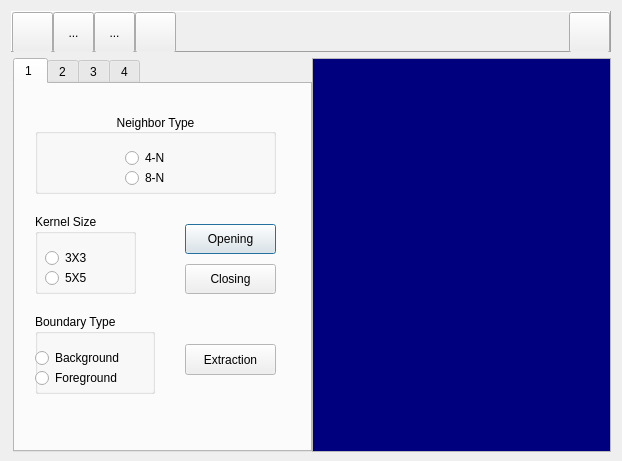
<?xml version="1.0" encoding="UTF-8"?>
<ui version="4.0">
 <class>MainFrame</class>
 <widget class="QDialog" name="MainFrame">
  <property name="geometry">
   <rect>
    <x>0</x>
    <y>0</y>
    <width>622</width>
    <height>461</height>
   </rect>
  </property>
  <property name="sizePolicy">
   <sizepolicy hsizetype="Preferred" vsizetype="Minimum">
    <horstretch>0</horstretch>
    <verstretch>0</verstretch>
   </sizepolicy>
  </property>
  <property name="minimumSize">
   <size>
    <width>0</width>
    <height>461</height>
   </size>
  </property>
  <property name="windowTitle">
   <string>HomeworkCV</string>
  </property>
  <property name="modal">
   <bool>false</bool>
  </property>
  <layout class="QVBoxLayout" name="verticalLayout">
   <item>
    <widget class="QFrame" name="frame">
     <property name="sizePolicy">
      <sizepolicy hsizetype="Preferred" vsizetype="Fixed">
       <horstretch>0</horstretch>
       <verstretch>0</verstretch>
      </sizepolicy>
     </property>
     <property name="minimumSize">
      <size>
       <width>0</width>
       <height>41</height>
      </size>
     </property>
     <property name="maximumSize">
      <size>
       <width>16777215</width>
       <height>41</height>
      </size>
     </property>
     <property name="frameShape">
      <enum>QFrame::Panel</enum>
     </property>
     <property name="frameShadow">
      <enum>QFrame::Raised</enum>
     </property>
     <layout class="QHBoxLayout" name="horizontalLayout_3">
      <property name="spacing">
       <number>0</number>
      </property>
      <property name="leftMargin">
       <number>0</number>
      </property>
      <property name="topMargin">
       <number>0</number>
      </property>
      <property name="rightMargin">
       <number>0</number>
      </property>
      <property name="bottomMargin">
       <number>0</number>
      </property>
      <item>
       <widget class="QToolButton" name="buttonOpen">
        <property name="enabled">
         <bool>true</bool>
        </property>
        <property name="sizePolicy">
         <sizepolicy hsizetype="Minimum" vsizetype="Minimum">
          <horstretch>0</horstretch>
          <verstretch>0</verstretch>
         </sizepolicy>
        </property>
        <property name="minimumSize">
         <size>
          <width>41</width>
          <height>41</height>
         </size>
        </property>
        <property name="maximumSize">
         <size>
          <width>41</width>
          <height>41</height>
         </size>
        </property>
        <property name="toolTip">
         <string>open an image file</string>
        </property>
        <property name="layoutDirection">
         <enum>Qt::LeftToRight</enum>
        </property>
        <property name="autoFillBackground">
         <bool>false</bool>
        </property>
        <property name="text">
         <string/>
        </property>
        <property name="icon">
         <iconset resource="images/mainframe.qrc">
          <normaloff>:/open.png</normaloff>:/open.png</iconset>
        </property>
        <property name="iconSize">
         <size>
          <width>41</width>
          <height>41</height>
         </size>
        </property>
        <property name="checkable">
         <bool>false</bool>
        </property>
        <property name="autoRepeat">
         <bool>false</bool>
        </property>
        <property name="autoExclusive">
         <bool>false</bool>
        </property>
        <property name="popupMode">
         <enum>QToolButton::DelayedPopup</enum>
        </property>
        <property name="toolButtonStyle">
         <enum>Qt::ToolButtonIconOnly</enum>
        </property>
        <property name="autoRaise">
         <bool>false</bool>
        </property>
       </widget>
      </item>
      <item>
       <widget class="QToolButton" name="toolButton_2">
        <property name="sizePolicy">
         <sizepolicy hsizetype="Minimum" vsizetype="Minimum">
          <horstretch>0</horstretch>
          <verstretch>0</verstretch>
         </sizepolicy>
        </property>
        <property name="minimumSize">
         <size>
          <width>41</width>
          <height>41</height>
         </size>
        </property>
        <property name="maximumSize">
         <size>
          <width>41</width>
          <height>41</height>
         </size>
        </property>
        <property name="text">
         <string>...</string>
        </property>
       </widget>
      </item>
      <item>
       <widget class="QToolButton" name="toolButton_3">
        <property name="sizePolicy">
         <sizepolicy hsizetype="Minimum" vsizetype="Minimum">
          <horstretch>0</horstretch>
          <verstretch>0</verstretch>
         </sizepolicy>
        </property>
        <property name="minimumSize">
         <size>
          <width>41</width>
          <height>41</height>
         </size>
        </property>
        <property name="maximumSize">
         <size>
          <width>41</width>
          <height>41</height>
         </size>
        </property>
        <property name="text">
         <string>...</string>
        </property>
       </widget>
      </item>
      <item>
       <widget class="QToolButton" name="buttonDeleteContents">
        <property name="sizePolicy">
         <sizepolicy hsizetype="Minimum" vsizetype="Minimum">
          <horstretch>0</horstretch>
          <verstretch>0</verstretch>
         </sizepolicy>
        </property>
        <property name="minimumSize">
         <size>
          <width>41</width>
          <height>41</height>
         </size>
        </property>
        <property name="maximumSize">
         <size>
          <width>41</width>
          <height>41</height>
         </size>
        </property>
        <property name="toolTip">
         <string>close all forms</string>
        </property>
        <property name="autoFillBackground">
         <bool>false</bool>
        </property>
        <property name="text">
         <string/>
        </property>
        <property name="icon">
         <iconset resource="images/mainframe.qrc">
          <normaloff>:/1-21.png</normaloff>:/1-21.png</iconset>
        </property>
        <property name="iconSize">
         <size>
          <width>41</width>
          <height>41</height>
         </size>
        </property>
       </widget>
      </item>
      <item>
       <spacer name="horizontalSpacer">
        <property name="orientation">
         <enum>Qt::Horizontal</enum>
        </property>
        <property name="sizeHint" stdset="0">
         <size>
          <width>40</width>
          <height>20</height>
         </size>
        </property>
       </spacer>
      </item>
      <item>
       <widget class="QToolButton" name="buttonShowList">
        <property name="sizePolicy">
         <sizepolicy hsizetype="Minimum" vsizetype="Minimum">
          <horstretch>0</horstretch>
          <verstretch>0</verstretch>
         </sizepolicy>
        </property>
        <property name="minimumSize">
         <size>
          <width>41</width>
          <height>41</height>
         </size>
        </property>
        <property name="maximumSize">
         <size>
          <width>41</width>
          <height>41</height>
         </size>
        </property>
        <property name="toolTip">
         <string>show the list view</string>
        </property>
        <property name="text">
         <string/>
        </property>
        <property name="icon">
         <iconset resource="images/mainframe.qrc">
          <normaloff>:/2-3.png</normaloff>:/2-3.png</iconset>
        </property>
        <property name="iconSize">
         <size>
          <width>82</width>
          <height>41</height>
         </size>
        </property>
       </widget>
      </item>
     </layout>
    </widget>
   </item>
   <item>
    <layout class="QHBoxLayout" name="horizontalLayout">
     <property name="spacing">
      <number>0</number>
     </property>
     <property name="leftMargin">
      <number>2</number>
     </property>
     <item>
      <widget class="QTabWidget" name="tabWidget">
       <property name="sizePolicy">
        <sizepolicy hsizetype="Fixed" vsizetype="Expanding">
         <horstretch>0</horstretch>
         <verstretch>0</verstretch>
        </sizepolicy>
       </property>
       <property name="minimumSize">
        <size>
         <width>299</width>
         <height>394</height>
        </size>
       </property>
       <property name="palette">
        <palette>
         <active>
          <colorrole role="Window">
           <brush brushstyle="SolidPattern">
            <color alpha="255">
             <red>255</red>
             <green>255</green>
             <blue>255</blue>
            </color>
           </brush>
          </colorrole>
          <colorrole role="NoRole">
           <brush brushstyle="SolidPattern">
            <color alpha="255">
             <red>255</red>
             <green>85</green>
             <blue>0</blue>
            </color>
           </brush>
          </colorrole>
         </active>
         <inactive>
          <colorrole role="Window">
           <brush brushstyle="SolidPattern">
            <color alpha="255">
             <red>255</red>
             <green>255</green>
             <blue>255</blue>
            </color>
           </brush>
          </colorrole>
          <colorrole role="NoRole">
           <brush brushstyle="SolidPattern">
            <color alpha="255">
             <red>255</red>
             <green>85</green>
             <blue>0</blue>
            </color>
           </brush>
          </colorrole>
         </inactive>
         <disabled>
          <colorrole role="Window">
           <brush brushstyle="SolidPattern">
            <color alpha="255">
             <red>255</red>
             <green>255</green>
             <blue>255</blue>
            </color>
           </brush>
          </colorrole>
          <colorrole role="NoRole">
           <brush brushstyle="SolidPattern">
            <color alpha="255">
             <red>255</red>
             <green>85</green>
             <blue>0</blue>
            </color>
           </brush>
          </colorrole>
         </disabled>
        </palette>
       </property>
       <property name="cursor">
        <cursorShape>ArrowCursor</cursorShape>
       </property>
       <property name="autoFillBackground">
        <bool>false</bool>
       </property>
       <property name="tabPosition">
        <enum>QTabWidget::North</enum>
       </property>
       <property name="tabShape">
        <enum>QTabWidget::Rounded</enum>
       </property>
       <property name="currentIndex">
        <number>0</number>
       </property>
       <property name="iconSize">
        <size>
         <width>31</width>
         <height>31</height>
        </size>
       </property>
       <property name="elideMode">
        <enum>Qt::ElideMiddle</enum>
       </property>
       <widget class="QWidget" name="tab_1">
        <attribute name="title">
         <string>1 </string>
        </attribute>
        <widget class="QGroupBox" name="groupBox">
         <property name="geometry">
          <rect>
           <x>20</x>
           <y>130</y>
           <width>101</width>
           <height>80</height>
          </rect>
         </property>
         <property name="title">
          <string>Kernel Size</string>
         </property>
         <widget class="QRadioButton" name="select3by3">
          <property name="geometry">
           <rect>
            <x>10</x>
            <y>30</y>
            <width>51</width>
            <height>28</height>
           </rect>
          </property>
          <property name="text">
           <string>3X3</string>
          </property>
         </widget>
         <widget class="QRadioButton" name="select5by5">
          <property name="geometry">
           <rect>
            <x>10</x>
            <y>50</y>
            <width>61</width>
            <height>28</height>
           </rect>
          </property>
          <property name="text">
           <string>5X5</string>
          </property>
         </widget>
        </widget>
        <widget class="QGroupBox" name="groupBox_2">
         <property name="geometry">
          <rect>
           <x>20</x>
           <y>30</y>
           <width>241</width>
           <height>80</height>
          </rect>
         </property>
         <property name="title">
          <string>Neighbor Type</string>
         </property>
         <property name="alignment">
          <set>Qt::AlignCenter</set>
         </property>
         <widget class="QRadioButton" name="select4N">
          <property name="geometry">
           <rect>
            <x>90</x>
            <y>30</y>
            <width>61</width>
            <height>28</height>
           </rect>
          </property>
          <property name="text">
           <string>4-N</string>
          </property>
         </widget>
         <widget class="QRadioButton" name="select8N">
          <property name="geometry">
           <rect>
            <x>90</x>
            <y>50</y>
            <width>61</width>
            <height>28</height>
           </rect>
          </property>
          <property name="text">
           <string>8-N</string>
          </property>
         </widget>
        </widget>
        <widget class="QPushButton" name="pushOpening">
         <property name="geometry">
          <rect>
           <x>170</x>
           <y>140</y>
           <width>91</width>
           <height>30</height>
          </rect>
         </property>
         <property name="text">
          <string>Opening</string>
         </property>
        </widget>
        <widget class="QPushButton" name="pushClosing">
         <property name="geometry">
          <rect>
           <x>170</x>
           <y>180</y>
           <width>91</width>
           <height>30</height>
          </rect>
         </property>
         <property name="text">
          <string>Closing</string>
         </property>
        </widget>
        <widget class="QGroupBox" name="groupBox_3">
         <property name="geometry">
          <rect>
           <x>20</x>
           <y>230</y>
           <width>120</width>
           <height>80</height>
          </rect>
         </property>
         <property name="title">
          <string>Boundary Type</string>
         </property>
         <widget class="QRadioButton" name="selectBackground">
          <property name="geometry">
           <rect>
            <x>0</x>
            <y>30</y>
            <width>115</width>
            <height>28</height>
           </rect>
          </property>
          <property name="text">
           <string>Background</string>
          </property>
         </widget>
         <widget class="QRadioButton" name="selectForeground">
          <property name="geometry">
           <rect>
            <x>0</x>
            <y>50</y>
            <width>115</width>
            <height>28</height>
           </rect>
          </property>
          <property name="text">
           <string>Foreground</string>
          </property>
         </widget>
        </widget>
        <widget class="QPushButton" name="pushExtraction">
         <property name="geometry">
          <rect>
           <x>170</x>
           <y>260</y>
           <width>91</width>
           <height>31</height>
          </rect>
         </property>
         <property name="text">
          <string>Extraction</string>
         </property>
        </widget>
       </widget>
       <widget class="QWidget" name="tab_4">
        <attribute name="title">
         <string>2</string>
        </attribute>
       </widget>
       <widget class="QWidget" name="tab_5">
        <attribute name="title">
         <string>3</string>
        </attribute>
       </widget>
       <widget class="QWidget" name="tab_2">
        <attribute name="title">
         <string>4</string>
        </attribute>
       </widget>
      </widget>
     </item>
     <item>
      <widget class="QListWidget" name="listWidget">
       <property name="sizePolicy">
        <sizepolicy hsizetype="Ignored" vsizetype="Minimum">
         <horstretch>0</horstretch>
         <verstretch>0</verstretch>
        </sizepolicy>
       </property>
       <property name="minimumSize">
        <size>
         <width>0</width>
         <height>394</height>
        </size>
       </property>
       <property name="palette">
        <palette>
         <active>
          <colorrole role="WindowText">
           <brush brushstyle="SolidPattern">
            <color alpha="255">
             <red>255</red>
             <green>255</green>
             <blue>0</blue>
            </color>
           </brush>
          </colorrole>
          <colorrole role="Text">
           <brush brushstyle="SolidPattern">
            <color alpha="255">
             <red>255</red>
             <green>255</green>
             <blue>255</blue>
            </color>
           </brush>
          </colorrole>
          <colorrole role="Base">
           <brush brushstyle="SolidPattern">
            <color alpha="255">
             <red>0</red>
             <green>0</green>
             <blue>127</blue>
            </color>
           </brush>
          </colorrole>
          <colorrole role="PlaceholderText">
           <brush brushstyle="NoBrush">
            <color alpha="128">
             <red>255</red>
             <green>255</green>
             <blue>255</blue>
            </color>
           </brush>
          </colorrole>
         </active>
         <inactive>
          <colorrole role="WindowText">
           <brush brushstyle="SolidPattern">
            <color alpha="255">
             <red>255</red>
             <green>255</green>
             <blue>0</blue>
            </color>
           </brush>
          </colorrole>
          <colorrole role="Text">
           <brush brushstyle="SolidPattern">
            <color alpha="255">
             <red>255</red>
             <green>255</green>
             <blue>255</blue>
            </color>
           </brush>
          </colorrole>
          <colorrole role="Base">
           <brush brushstyle="SolidPattern">
            <color alpha="255">
             <red>0</red>
             <green>0</green>
             <blue>127</blue>
            </color>
           </brush>
          </colorrole>
          <colorrole role="PlaceholderText">
           <brush brushstyle="NoBrush">
            <color alpha="128">
             <red>255</red>
             <green>255</green>
             <blue>255</blue>
            </color>
           </brush>
          </colorrole>
         </inactive>
         <disabled>
          <colorrole role="WindowText">
           <brush brushstyle="SolidPattern">
            <color alpha="255">
             <red>120</red>
             <green>120</green>
             <blue>120</blue>
            </color>
           </brush>
          </colorrole>
          <colorrole role="Text">
           <brush brushstyle="SolidPattern">
            <color alpha="255">
             <red>120</red>
             <green>120</green>
             <blue>120</blue>
            </color>
           </brush>
          </colorrole>
          <colorrole role="Base">
           <brush brushstyle="SolidPattern">
            <color alpha="255">
             <red>240</red>
             <green>240</green>
             <blue>240</blue>
            </color>
           </brush>
          </colorrole>
          <colorrole role="PlaceholderText">
           <brush brushstyle="NoBrush">
            <color alpha="128">
             <red>255</red>
             <green>255</green>
             <blue>255</blue>
            </color>
           </brush>
          </colorrole>
         </disabled>
        </palette>
       </property>
       <property name="font">
        <font>
         <family>Times New Roman</family>
         <pointsize>10</pointsize>
        </font>
       </property>
      </widget>
     </item>
    </layout>
   </item>
  </layout>
 </widget>
 <layoutdefault spacing="6" margin="11"/>
 <resources>
  <include location="images/mainframe.qrc"/>
 </resources>
 <connections/>
</ui>
